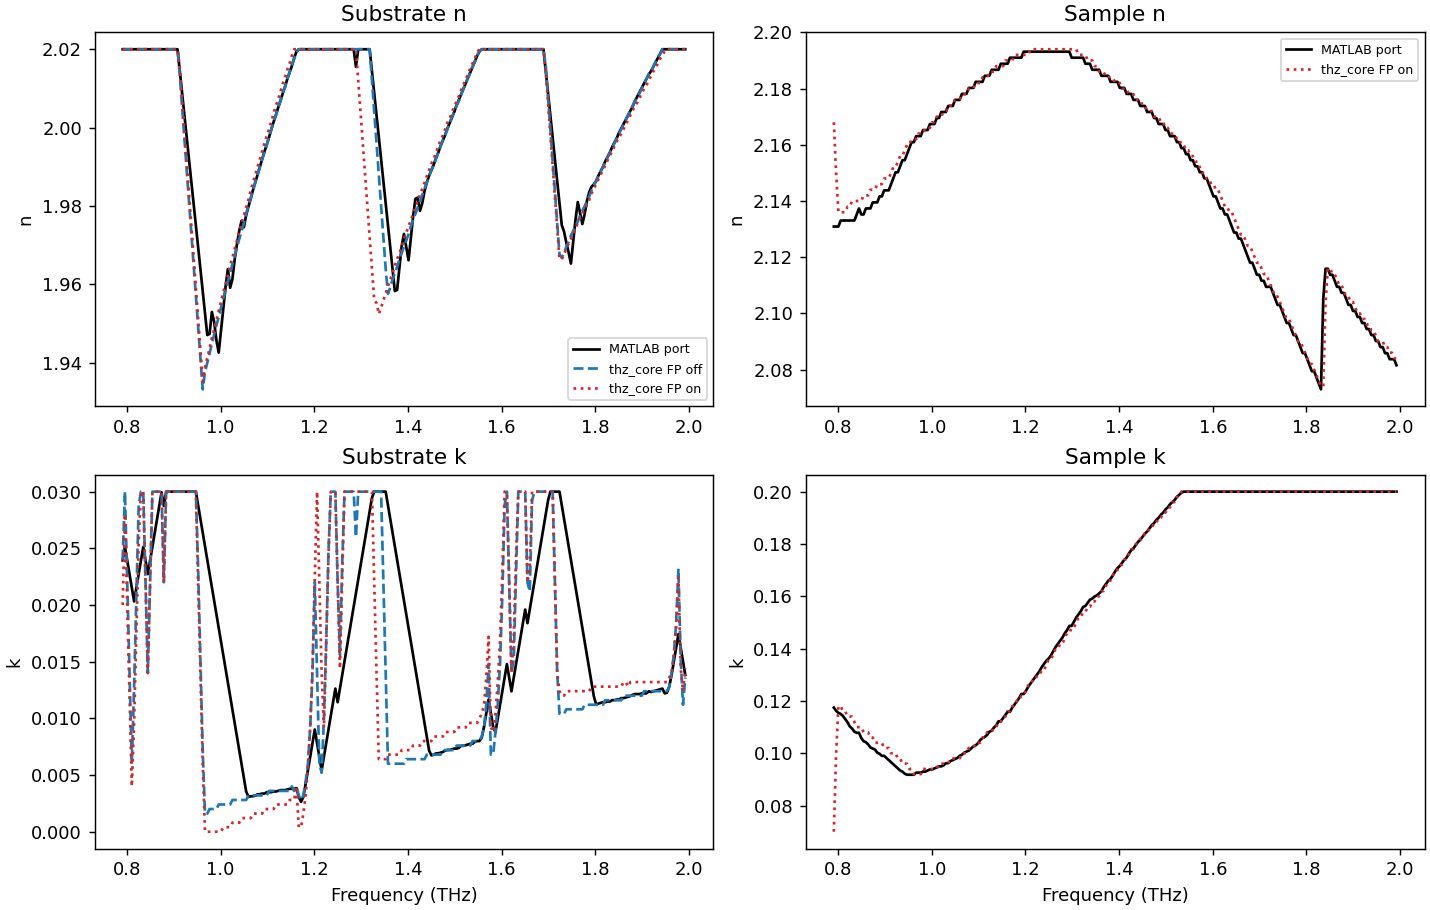

Write the Python code that produced this figure.
"""Validate thz_core's substrate-sandwich inversion against the MATLAB reference.

Step 2 of the sandwich build plan (see docs/sandwich_extraction_explained.md and
ANALYSIS_NOTES.md §19).  It runs the full two-step workflow on the one-temperature
200 K triplet in ``C:/Users/Samuel/Data/THz/Vasilis_Data/data`` and checks that
``thz_core`` reproduces the MATLAB result.

What it does
------------
1. Faithfully replicates the MATLAB time-domain preprocessing (pad, peak-centred
   Hamming window, zero-padded FFT, frequency crop) so both solvers see the SAME
   measured transfer function H(omega) = E_trans(omega) / E_ref(omega).  This isolates
   the inversion (the part we changed) from the preprocessing.
2. Runs a direct Python PORT of each MATLAB grid solver — Ratio_calc evaluated with
   the MATLAB's exact Fresnel/Fabry-Pérot expressions (including their sign), the same
   grids, and the same ±N-cell continuity tracking.  This is the reference answer.
3. Runs thz_core's ``invert_nk_grid`` through the same H, with the new FP / medium /
   continuity options configured to match the MATLAB physics.
4. Compares, for both the substrate (ASASA) and sample (ASMSA) steps, with and without
   Fabry-Pérot, and prints median / max |Δn|, |Δk|.  Also an isolated algebraic check
   that the no-FP models are numerically identical.

The expected finding (documented in ANALYSIS_NOTES §19): the two MATLAB files use
INCONSISTENT FP signs.  The sample code's etalon is the textbook 1/(1 − r²P²) — which
thz_core matches.  The substrate code's etalon evaluates to 1/(1 + r0²P²) — the
opposite sign, with no physical resonance — which thz_core does NOT match (by design;
thz_core is internally consistent and physically correct).  This script quantifies
both.

Run:  ../.venv/Scripts/python.exe explorations/validate_sandwich_against_matlab.py
"""

from __future__ import annotations

import os
import sys

import numpy as np

# The script prints maths symbols (Δ, −, omega); force UTF-8 so a cp1252 Windows
# console does not choke on them.
try:
    sys.stdout.reconfigure(encoding="utf-8")
except (AttributeError, ValueError):  # pragma: no cover
    pass

import thz_core.thz_core as core
from thz_core.thz_core.multilayer import asasa_transfer_function


# ── Fixed parameters (read straight from the MATLAB codes) ──────────────────

SPEED_OF_LIGHT_M_PER_S = 2.997925e8
AMBIENT_MEDIUM_INDEX = 1.00055           # n_air in both MATLAB files
FFT_LENGTH = 2 ** 12                     # NFourier
FREQUENCY_MIN_HZ = 0.8e12
FREQUENCY_MAX_HZ = 2.0e12
FREQUENCY_TARGET_COUNT = 200             # nfreq_target
HAMMING_WINDOW_DURATION_S = 4e-12        # 4 ps Hamming, NHam = round(4ps/dt)

# Physical parameters.  NOTE: updated from the MATLAB defaults to Samuel's measured
# values (2026-06-19): substrate n ≈ 1.95, slab 0.9 mm, inter-substrate gap 60–120 µm.
# The MATLAB shipped with d_sub = 1 mm and a substrate search window of 1.71–1.80 that
# EXCLUDED the true n ≈ 1.95 — the cause of the sawtooth (alias-hopping).  The gap is
# irrelevant to the substrate index in the gated (FP-off) limit (it cancels against the
# reference), so its 60–120 µm uncertainty does not affect the substrate result.
SUBSTRATE_SLAB_THICKNESS_M = 0.9e-3      # measured slab thickness (was MATLAB L2=L4=1 mm)
SUBSTRATE_GAP_THICKNESS_M = 0.09e-3      # 90 µm midpoint of 60–120 µm (FP-off: unused)
SAMPLE_LAYER_THICKNESS_M = 0.13e-3       # L3 in sample_code (sample/MOF layer)

# Substrate (ASASA) search grid — RE-CENTRED on the measured n ≈ 1.95 (was 1.71–1.80).
SUBSTRATE_N_MIN, SUBSTRATE_N_MAX, SUBSTRATE_N_COUNT = 1.88, 2.02, 500
SUBSTRATE_K_MIN_MATLAB, SUBSTRATE_K_MAX_MATLAB = 0.0, -0.03   # imag(n) sign
SUBSTRATE_K_COUNT = 500
SUBSTRATE_CONTINUITY_HALF_WIDTH = 20

# Sample (ASMSA) search grid — sample_code nmin/nmax/kmin/kmax.
SAMPLE_N_MIN, SAMPLE_N_MAX, SAMPLE_N_COUNT = 1.0, 2.5, 700
SAMPLE_K_MIN_MATLAB, SAMPLE_K_MAX_MATLAB = 0.0, -0.2
SAMPLE_K_COUNT = 500
SAMPLE_CONTINUITY_HALF_WIDTH = 15

DATA_DIRECTORY = r"C:\Users\Samuel\Data\THz\Vasilis_Data\data"
REFERENCE_AIR_FILE = "reference_200K_tr.dat"   # = Air_200K (the substrate-step ref)
SUBSTRATE_FILE = "Substrate_200K_tr.dat"
SAMPLE_FILE = "Sample_200K_tr.dat"


# ── Data loading and MATLAB-faithful preprocessing ──────────────────────────


def load_time_field_picoseconds(path: str) -> tuple[np.ndarray, np.ndarray]:
    """Load a 2-column [time_ps, field] .dat trace."""
    data = np.loadtxt(path)
    return data[:, 0], data[:, 1]


def peak_centred_hamming(field: np.ndarray, samples_in_window: int) -> np.ndarray:
    """Replicate the MATLAB peak-centred Hamming window (clamped at array edges)."""
    window = np.zeros_like(field)
    peak_index = int(np.argmax(np.abs(field)))
    start = peak_index - int(np.ceil(samples_in_window / 2))
    stop = start + samples_in_window - 1
    start_clamped = max(0, start)
    stop_clamped = min(len(field) - 1, stop)
    hamming = np.hamming(samples_in_window)
    count = stop_clamped - start_clamped + 1
    window[start_clamped:stop_clamped + 1] = hamming[:count]
    return field * window


def matlab_transfer_function(
    reference_field: np.ndarray,
    transmitted_field: np.ndarray,
    timestep_s: float,
    reference_pad: tuple[int, int],
    transmitted_pad: tuple[int, int],
    remove_offset: bool,
) -> tuple[np.ndarray, np.ndarray]:
    """Reproduce the MATLAB pad → window → FFT → crop chain, returning (freq, H).

    H(omega) = E_trans(omega) / E_ref(omega), the same quantity the MATLAB solver
    matches (its Ratio_meas = DeltaE/Eref = E_trans/E_ref − 1; the −1 is folded into
    Ratio_calc, so the matched transfer function is E_trans/E_ref).
    """
    reference = np.concatenate(
        [np.zeros(reference_pad[0]), reference_field, np.zeros(reference_pad[1])]
    )
    transmitted = np.concatenate(
        [np.zeros(transmitted_pad[0]), transmitted_field, np.zeros(transmitted_pad[1])]
    )

    if remove_offset:
        reference = reference - np.mean(reference[:5])
        transmitted = transmitted - np.mean(transmitted[:5])

    samples_in_window = round(HAMMING_WINDOW_DURATION_S / timestep_s)
    reference = peak_centred_hamming(reference, samples_in_window)
    transmitted = peak_centred_hamming(transmitted, samples_in_window)

    reference_spectrum = np.fft.fft(reference, FFT_LENGTH)
    transmitted_spectrum = np.fft.fft(transmitted, FFT_LENGTH)

    frequency_step = 1.0 / timestep_s / FFT_LENGTH
    frequency_full = (1.0 / timestep_s) * np.arange(FFT_LENGTH) / FFT_LENGTH

    index_min = max(1, int(np.floor(FREQUENCY_MIN_HZ / frequency_step)))
    index_max = int(np.floor(FREQUENCY_MAX_HZ / frequency_step))
    decimation = max(1, int(np.floor((index_max - index_min) / FREQUENCY_TARGET_COUNT)))

    # MATLAB 1-based inclusive slice Nfmin:Nfreqstep:Nfmax → 0-based here.
    selection = np.arange(index_min - 1, index_max, decimation)
    frequency = frequency_full[selection]
    transfer = transmitted_spectrum[selection] / reference_spectrum[selection]
    return frequency, transfer


# ── Direct Python port of the MATLAB grid solvers (the reference answer) ─────


def _matlab_complex_grid(
    n_min: float, n_max: float, n_count: int,
    k_min: float, k_max: float, k_count: int,
) -> tuple[np.ndarray, np.ndarray, np.ndarray]:
    """Build the MATLAB ns = n_axis + 1i*k_axis grid (k_axis can be negative)."""
    n_axis = np.linspace(n_min, n_max, n_count)
    k_axis = np.linspace(k_min, k_max, k_count)
    n_hat_grid = n_axis[:, None] + 1j * k_axis[None, :]
    return n_axis, k_axis, n_hat_grid


def _continuity_minimise(
    difference: np.ndarray,
    n_axis: np.ndarray,
    k_axis: np.ndarray,
    previous_value: complex | None,
    half_width: int,
) -> complex:
    """MATLAB branch-tracking: global min on the first bin, then a ±half-window box."""
    if previous_value is None:
        flat_index = int(np.argmin(difference))
        row, col = np.unravel_index(flat_index, difference.shape)
        return complex(n_axis[row] + 1j * k_axis[col])

    center_row = int(np.argmin(np.abs(n_axis - np.real(previous_value))))
    center_col = int(np.argmin(np.abs(k_axis - np.imag(previous_value))))
    row_lo, row_hi = max(0, center_row - half_width), min(len(n_axis), center_row + half_width + 1)
    col_lo, col_hi = max(0, center_col - half_width), min(len(k_axis), center_col + half_width + 1)
    local = difference[row_lo:row_hi, col_lo:col_hi]
    local_index = int(np.argmin(local))
    local_row, local_col = np.unravel_index(local_index, local.shape)
    return complex(n_axis[row_lo + local_row] + 1j * k_axis[col_lo + local_col])


def matlab_substrate_model(
    n_hat_grid: np.ndarray, frequency_hz: float, fabry_perot: bool = True
) -> np.ndarray:
    """Cuvette_code Ratio_calc + 1 = E_trans/E_ref model (note the substrate FP sign).

    n_hat_grid follows the MATLAB n + i*k convention with k ≤ 0; that is numerically
    identical to thz_core's n − i*k with k ≥ 0, so the same array feeds both.
    """
    n_air = AMBIENT_MEDIUM_INDEX
    n_sub = n_hat_grid
    omega = 2.0 * np.pi * frequency_hz
    c = SPEED_OF_LIGHT_M_PER_S

    t12 = 2 * n_air / (n_air + n_sub)
    t23 = 2 * n_sub / (n_sub + n_air)
    t34 = 2 * n_air / (n_air + n_sub)
    t45 = 2 * n_sub / (n_sub + n_air)
    r23 = (n_air - n_sub) / (n_sub + n_air)
    r34 = (n_sub - n_air) / (n_air + n_sub)

    phase2 = np.exp(-1j * n_sub * omega * SUBSTRATE_SLAB_THICKNESS_M / c)
    phase3 = np.exp(-1j * n_air * omega * SUBSTRATE_GAP_THICKNESS_M / c)
    phase4 = np.exp(-1j * n_sub * omega * SUBSTRATE_SLAB_THICKNESS_M / c)
    phase_ref = np.exp(
        -1j * n_air * omega
        * (2 * SUBSTRATE_SLAB_THICKNESS_M + SUBSTRATE_GAP_THICKNESS_M) / c
    )

    # MATLAB: (...) / ((1 - r23*r34*phase3^2)*phase_ref)   [substrate FP sign]
    etalon = (1 - r23 * r34 * phase3 ** 2) if fabry_perot else 1.0
    return (phase2 * phase3 * phase4 * t12 * t23 * t34 * t45) / (etalon * phase_ref)


def matlab_sample_model(
    n_hat_grid: np.ndarray, n_substrate: complex, frequency_hz: float,
    fabry_perot: bool = True,
) -> np.ndarray:
    """sample_code Ratio_calc + 1 = E_trans/E_ref model (textbook FP sign)."""
    n_air = AMBIENT_MEDIUM_INDEX
    n_sub = n_substrate
    n_samp = n_hat_grid
    omega = 2.0 * np.pi * frequency_hz
    c = SPEED_OF_LIGHT_M_PER_S

    t23 = 2 * n_sub / (n_sub + n_samp)
    t34 = 2 * n_samp / (n_samp + n_sub)
    t23ref = 2 * n_sub / (n_sub + n_air)
    t34ref = 2 * n_air / (n_air + n_sub)
    r23 = (n_samp - n_sub) / (n_sub + n_samp)
    r34 = (n_sub - n_samp) / (n_samp + n_sub)
    r23ref = (n_air - n_sub) / (n_sub + n_air)
    r34ref = (n_sub - n_air) / (n_air + n_sub)

    phase3 = np.exp(-1j * n_samp * omega * SAMPLE_LAYER_THICKNESS_M / c)
    phase3ref = np.exp(-1j * n_air * omega * SAMPLE_LAYER_THICKNESS_M / c)

    sample_etalon = (1 + r23 * r34 * phase3 ** 2) if fabry_perot else 1.0
    reference_etalon = (1 + r23ref * r34ref * phase3ref ** 2) if fabry_perot else 1.0
    numerator = phase3 * t23 * t34 / sample_etalon
    denominator = phase3ref * t23ref * t34ref / reference_etalon
    return numerator / denominator


def run_matlab_port_solver(
    frequency: np.ndarray,
    transfer: np.ndarray,
    model_function,
    grid_spec: tuple,
    half_width: int,
) -> np.ndarray:
    """Generic grid + continuity solver matching the MATLAB minimisation exactly."""
    n_axis, k_axis, n_hat_grid = _matlab_complex_grid(*grid_spec)
    result = np.zeros(frequency.size, dtype=complex)
    previous = None
    for index, frequency_hz in enumerate(frequency):
        model = model_function(n_hat_grid, float(frequency_hz))
        measured = transfer[index]
        difference = np.abs(np.real(model - measured)) + np.abs(np.imag(model - measured))
        previous = _continuity_minimise(difference, n_axis, k_axis, previous, half_width)
        result[index] = previous
    return result


# ── thz_core solver via the public invert_nk_grid ───────────────────────────


def run_thzcore_substrate(
    frequency: np.ndarray, transfer: np.ndarray, fabry_perot: bool, grid_step: float
) -> np.ndarray:
    """thz_core substrate_only inversion (returns MATLAB-convention n + i*k)."""
    mask = np.ones(frequency.size, dtype=bool)
    config = {
        "invert_grid": {
            "geometry": "substrate_only",
            "thickness_sub_m": SUBSTRATE_SLAB_THICKNESS_M,
            "thickness_gap_m": SUBSTRATE_GAP_THICKNESS_M,
            "medium_index": AMBIENT_MEDIUM_INDEX,
            "fabry_perot": fabry_perot,
            "n_real_bounds": [SUBSTRATE_N_MIN, SUBSTRATE_N_MAX],
            "k_bounds": [0.0, abs(SUBSTRATE_K_MAX_MATLAB)],
            "grid_step": grid_step,
            "continuity_tracking": {
                "enabled": True,
                "search_half_width_cells": SUBSTRATE_CONTINUITY_HALF_WIDTH,
            },
        }
    }
    n, k, _ = core.invert_nk_grid(frequency, transfer, mask, config)
    return n + 1j * (-k)   # thz_core reports k ≥ 0 as -Im; back to MATLAB convention


def run_thzcore_sample(
    frequency: np.ndarray,
    transfer: np.ndarray,
    n_substrate: np.ndarray,
    fabry_perot: bool,
    grid_step: float,
) -> np.ndarray:
    """thz_core substrate_sandwich inversion (returns MATLAB-convention n + i*k)."""
    mask = np.ones(frequency.size, dtype=bool)
    config = {
        "invert_grid": {
            "geometry": "substrate_sandwich",
            "thickness_sample_m": SAMPLE_LAYER_THICKNESS_M,
            "thickness_ref_gap_m": SAMPLE_LAYER_THICKNESS_M,
            "n_substrate": np.real(n_substrate) - 1j * np.imag(n_substrate),
            "medium_index": AMBIENT_MEDIUM_INDEX,
            "fabry_perot": fabry_perot,
            "n_real_bounds": [SAMPLE_N_MIN, SAMPLE_N_MAX],
            "k_bounds": [0.0, abs(SAMPLE_K_MAX_MATLAB)],
            "grid_step": grid_step,
            "continuity_tracking": {
                "enabled": True,
                "search_half_width_cells": SAMPLE_CONTINUITY_HALF_WIDTH,
            },
        }
    }
    n, k, _ = core.invert_nk_grid(frequency, transfer, mask, config)
    return n + 1j * (-k)


# ── Reporting ────────────────────────────────────────────────────────────────


def summarise_difference(label: str, reference: np.ndarray, candidate: np.ndarray) -> dict:
    """Print and return median / max |Δn| and |Δk| between two complex n(omega)."""
    delta_n = np.abs(np.real(candidate) - np.real(reference))
    delta_k = np.abs(np.imag(candidate) - np.imag(reference))
    stats = {
        "median_dn": float(np.median(delta_n)),
        "max_dn": float(np.max(delta_n)),
        "median_dk": float(np.median(delta_k)),
        "max_dk": float(np.max(delta_k)),
    }
    print(
        f"  {label:<42}  |Δn| med {stats['median_dn']:.2e} max {stats['max_dn']:.2e}"
        f"   |Δk| med {stats['median_dk']:.2e} max {stats['max_dk']:.2e}"
    )
    return stats


def check_models_identical_without_fabry_perot(frequency: np.ndarray) -> None:
    """Algebraic check: the no-FP substrate models are numerically identical.

    Confirms thz_core's asasa_transfer_function equals the MATLAB substrate model in
    the gated limit, independent of any data — the cleanest equivalence proof.
    """
    _, _, n_hat_grid = _matlab_complex_grid(
        SUBSTRATE_N_MIN, SUBSTRATE_N_MAX, 40,
        SUBSTRATE_K_MIN_MATLAB, SUBSTRATE_K_MAX_MATLAB, 30,
    )
    # MATLAB n + i*k (k ≤ 0) is numerically the same array as thz_core n − i*k (k ≥ 0).
    worst = 0.0
    for frequency_hz in frequency[:: max(1, frequency.size // 10)]:
        omega = 2.0 * np.pi * float(frequency_hz)
        matlab_h = matlab_substrate_model(n_hat_grid, float(frequency_hz), fabry_perot=False)
        thzcore_h = asasa_transfer_function(
            n_hat_grid, omega, SUBSTRATE_SLAB_THICKNESS_M,
            medium_index=AMBIENT_MEDIUM_INDEX, fabry_perot=False,
        )
        worst = max(worst, float(np.max(np.abs(matlab_h - thzcore_h))))
    print(f"\n[model equivalence, no FP] max |H_matlab - H_thzcore| over grid = {worst:.3e}")
    # The tiny residual is the speed-of-light constant difference (MATLAB 2.997925e8
    # vs thz_core 299792458.0, ~1.4e-7 relative) acting on the ~150 rad substrate
    # phase — NOT a model difference. The two no-FP models are otherwise identical.
    assert worst < 1e-4, "no-FP substrate models should match up to the c constant"
    print("  PASS: thz_core asasa == MATLAB substrate model in the gated limit "
          "(residual = speed-of-light constant only).")


def main() -> None:
    reference_path = os.path.join(DATA_DIRECTORY, REFERENCE_AIR_FILE)
    substrate_path = os.path.join(DATA_DIRECTORY, SUBSTRATE_FILE)
    sample_path = os.path.join(DATA_DIRECTORY, SAMPLE_FILE)

    time_reference, field_reference = load_time_field_picoseconds(reference_path)
    _, field_substrate = load_time_field_picoseconds(substrate_path)
    _, field_sample = load_time_field_picoseconds(sample_path)
    timestep_s = float(np.mean(np.diff(time_reference))) * 1e-12

    print(f"Loaded 200 K triplet from {DATA_DIRECTORY}")
    print(f"  samples = {field_reference.size}, dt = {timestep_s * 1e12:.4f} ps")

    # --- Substrate step (ASASA): reference = air, transmitted = substrate ---
    substrate_frequency, substrate_transfer = matlab_transfer_function(
        field_reference, field_substrate, timestep_s,
        reference_pad=(150, 210), transmitted_pad=(210, 150), remove_offset=False,
    )
    substrate_grid_spec = (
        SUBSTRATE_N_MIN, SUBSTRATE_N_MAX, SUBSTRATE_N_COUNT,
        SUBSTRATE_K_MIN_MATLAB, SUBSTRATE_K_MAX_MATLAB, SUBSTRATE_K_COUNT,
    )

    check_models_identical_without_fabry_perot(substrate_frequency)

    print("\n=== Substrate step (ASASA), n(omega) over 0.8-2.0 THz ===")
    matlab_substrate_no_fp = run_matlab_port_solver(
        substrate_frequency, substrate_transfer,
        lambda grid, f: matlab_substrate_model(grid, f, fabry_perot=False),
        substrate_grid_spec, SUBSTRATE_CONTINUITY_HALF_WIDTH,
    )
    matlab_substrate_fp = run_matlab_port_solver(
        substrate_frequency, substrate_transfer,
        lambda grid, f: matlab_substrate_model(grid, f, fabry_perot=True),  # as-shipped sign
        substrate_grid_spec, SUBSTRATE_CONTINUITY_HALF_WIDTH,
    )
    # thz_core grid_step: fine enough to resolve the narrow substrate band.
    substrate_step = 0.0004
    thzcore_substrate_no_fp = run_thzcore_substrate(
        substrate_frequency, substrate_transfer, fabry_perot=False, grid_step=substrate_step
    )
    thzcore_substrate_fp = run_thzcore_substrate(
        substrate_frequency, substrate_transfer, fabry_perot=True, grid_step=substrate_step
    )

    print(f"   n_sub median (MATLAB FP off) = {np.median(np.real(matlab_substrate_no_fp)):.4f}, "
          f"k = {np.median(-np.imag(matlab_substrate_no_fp)):.4f}")
    print(" Gated-limit equivalence (should AGREE to grid resolution):")
    summarise_difference("substrate FP OFF: thz_core vs MATLAB", matlab_substrate_no_fp, thzcore_substrate_no_fp)
    print(" Fabry-Perot sign discrepancy (substrate code; EXPECTED to differ):")
    summarise_difference("substrate FP ON : thz_core(textbook) vs MATLAB(as-shipped)", matlab_substrate_fp, thzcore_substrate_fp)
    print(" Size of the FP correction itself (thz_core on vs off):")
    summarise_difference("substrate FP on vs off (thz_core)", thzcore_substrate_no_fp, thzcore_substrate_fp)

    # Use the thz_core FP-OFF substrate index to feed the sample step: these 1 mm slabs
    # have well-separated echoes (gatable), so the gated substrate index is the
    # physically appropriate input and avoids the substrate FP-sign question.
    n_substrate_for_sample = thzcore_substrate_no_fp

    # --- Sample step (ASMSA): reference = substrate, transmitted = sample ---
    sample_frequency, sample_transfer = matlab_transfer_function(
        field_substrate, field_sample, timestep_s,
        reference_pad=(150, 150), transmitted_pad=(150, 150), remove_offset=True,
    )
    sample_grid_spec = (
        SAMPLE_N_MIN, SAMPLE_N_MAX, SAMPLE_N_COUNT,
        SAMPLE_K_MIN_MATLAB, SAMPLE_K_MAX_MATLAB, SAMPLE_K_COUNT,
    )

    # The MATLAB port and thz_core must use the SAME substrate index to be comparable;
    # feed both the thz_core FP-on n_sub (resampled implicitly — same frequency grid).
    print("\n=== Sample step (ASMSA), n(omega) over 0.8–2.0 THz ===")
    matlab_sample_fp = run_matlab_port_solver(
        sample_frequency, sample_transfer,
        lambda grid, f, ns=n_substrate_for_sample, freq=sample_frequency:
            matlab_sample_model(grid, complex(ns[int(np.argmin(np.abs(freq - f)))]), f),
        sample_grid_spec, SAMPLE_CONTINUITY_HALF_WIDTH,
    )
    sample_step = 0.002
    thzcore_sample_fp = run_thzcore_sample(
        sample_frequency, sample_transfer, n_substrate_for_sample,
        fabry_perot=True, grid_step=sample_step,
    )
    thzcore_sample_no_fp = run_thzcore_sample(
        sample_frequency, sample_transfer, n_substrate_for_sample,
        fabry_perot=False, grid_step=sample_step,
    )

    print(f"   sample n median (thz_core, FP on) = {np.median(np.real(thzcore_sample_fp)):.4f}")
    print(" thz_core vs MATLAB-port (same n_sub, textbook FP sign — expected to AGREE):")
    summarise_difference("sample   FP ON  vs MATLAB", matlab_sample_fp, thzcore_sample_fp)
    summarise_difference("sample   FP OFF vs MATLAB(FP on)", matlab_sample_fp, thzcore_sample_no_fp)

    _try_plot(
        substrate_frequency, matlab_substrate_no_fp, thzcore_substrate_no_fp, thzcore_substrate_fp,
        sample_frequency, matlab_sample_fp, thzcore_sample_fp,
    )

    print("\nDone.  See ANALYSIS_NOTES.md §19 for interpretation of the substrate FP-sign gap.")


def _try_plot(
    substrate_frequency, matlab_substrate, thzcore_substrate_no_fp, thzcore_substrate_fp,
    sample_frequency, matlab_sample, thzcore_sample_fp,
) -> None:
    """Save an overlay figure; skip silently if matplotlib is unavailable."""
    try:
        import matplotlib
        matplotlib.use("Agg")
        import matplotlib.pyplot as plt
    except Exception as exception:  # pragma: no cover
        print(f"(plot skipped: {exception})")
        return

    figure, axes = plt.subplots(2, 2, figsize=(11, 7), layout="constrained")
    f_sub = substrate_frequency / 1e12
    axes[0, 0].plot(f_sub, np.real(matlab_substrate), "k-", label="MATLAB port")
    axes[0, 0].plot(f_sub, np.real(thzcore_substrate_no_fp), "C0--", label="thz_core FP off")
    axes[0, 0].plot(f_sub, np.real(thzcore_substrate_fp), "C3:", label="thz_core FP on")
    axes[0, 0].set_title("Substrate n")
    axes[0, 0].set_ylabel("n"); axes[0, 0].legend(fontsize=7)
    axes[1, 0].plot(f_sub, -np.imag(matlab_substrate), "k-")
    axes[1, 0].plot(f_sub, -np.imag(thzcore_substrate_no_fp), "C0--")
    axes[1, 0].plot(f_sub, -np.imag(thzcore_substrate_fp), "C3:")
    axes[1, 0].set_title("Substrate k"); axes[1, 0].set_xlabel("Frequency (THz)"); axes[1, 0].set_ylabel("k")

    f_samp = sample_frequency / 1e12
    axes[0, 1].plot(f_samp, np.real(matlab_sample), "k-", label="MATLAB port")
    axes[0, 1].plot(f_samp, np.real(thzcore_sample_fp), "C3:", label="thz_core FP on")
    axes[0, 1].set_title("Sample n"); axes[0, 1].set_ylabel("n"); axes[0, 1].legend(fontsize=7)
    axes[1, 1].plot(f_samp, -np.imag(matlab_sample), "k-")
    axes[1, 1].plot(f_samp, -np.imag(thzcore_sample_fp), "C3:")
    axes[1, 1].set_title("Sample k"); axes[1, 1].set_xlabel("Frequency (THz)"); axes[1, 1].set_ylabel("k")

    output_path = os.path.join(os.path.dirname(__file__), "validate_sandwich_against_matlab.png")
    figure.savefig(output_path, dpi=130)
    print(f"\nSaved overlay figure: {output_path}")


if __name__ == "__main__":
    main()
